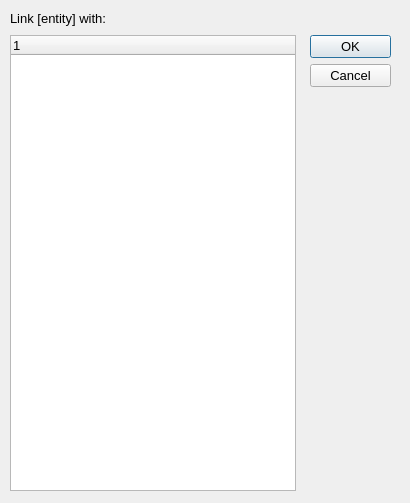
<?xml version="1.0" encoding="UTF-8"?>
<ui version="4.0">
 <class>LinkDialog</class>
 <widget class="QDialog" name="LinkDialog">
  <property name="windowModality">
   <enum>Qt::ApplicationModal</enum>
  </property>
  <property name="geometry">
   <rect>
    <x>0</x>
    <y>0</y>
    <width>410</width>
    <height>503</height>
   </rect>
  </property>
  <property name="font">
   <font>
    <pointsize>10</pointsize>
   </font>
  </property>
  <property name="windowTitle">
   <string>Dialog</string>
  </property>
  <property name="modal">
   <bool>true</bool>
  </property>
  <widget class="QDialogButtonBox" name="buttonBox">
   <property name="geometry">
    <rect>
     <x>310</x>
     <y>35</y>
     <width>81</width>
     <height>461</height>
    </rect>
   </property>
   <property name="orientation">
    <enum>Qt::Vertical</enum>
   </property>
   <property name="standardButtons">
    <set>QDialogButtonBox::Cancel|QDialogButtonBox::Ok</set>
   </property>
  </widget>
  <widget class="QLabel" name="label">
   <property name="geometry">
    <rect>
     <x>10</x>
     <y>10</y>
     <width>106</width>
     <height>16</height>
    </rect>
   </property>
   <property name="text">
    <string>Link [entity] with:</string>
   </property>
  </widget>
  <widget class="QTreeWidget" name="treeWidget">
   <property name="geometry">
    <rect>
     <x>10</x>
     <y>35</y>
     <width>286</width>
     <height>456</height>
    </rect>
   </property>
   <column>
    <property name="text">
     <string notr="true">1</string>
    </property>
   </column>
  </widget>
 </widget>
 <resources/>
 <connections>
  <connection>
   <sender>buttonBox</sender>
   <signal>accepted()</signal>
   <receiver>LinkDialog</receiver>
   <slot>accept()</slot>
   <hints>
    <hint type="sourcelabel">
     <x>248</x>
     <y>254</y>
    </hint>
    <hint type="destinationlabel">
     <x>157</x>
     <y>274</y>
    </hint>
   </hints>
  </connection>
  <connection>
   <sender>buttonBox</sender>
   <signal>rejected()</signal>
   <receiver>LinkDialog</receiver>
   <slot>reject()</slot>
   <hints>
    <hint type="sourcelabel">
     <x>316</x>
     <y>260</y>
    </hint>
    <hint type="destinationlabel">
     <x>286</x>
     <y>274</y>
    </hint>
   </hints>
  </connection>
 </connections>
</ui>
